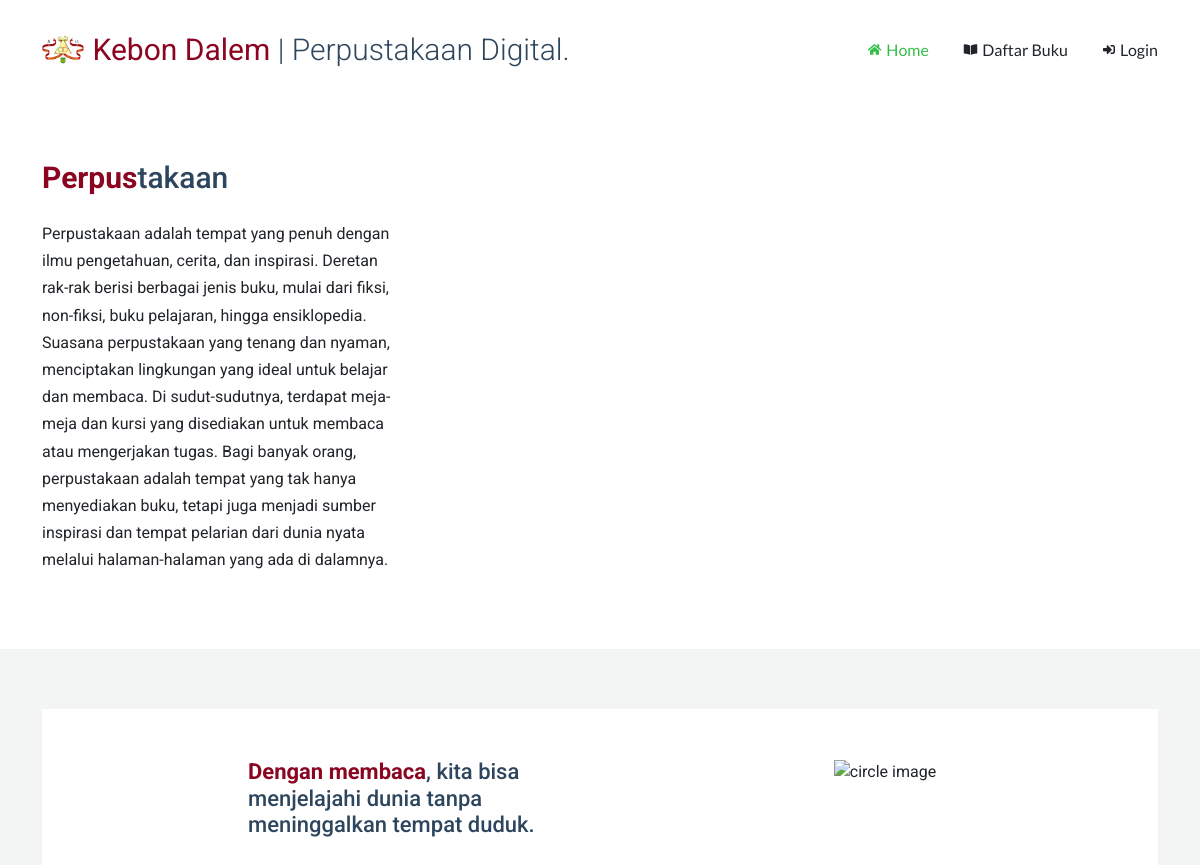
Before: / (upper part) with the older database file.
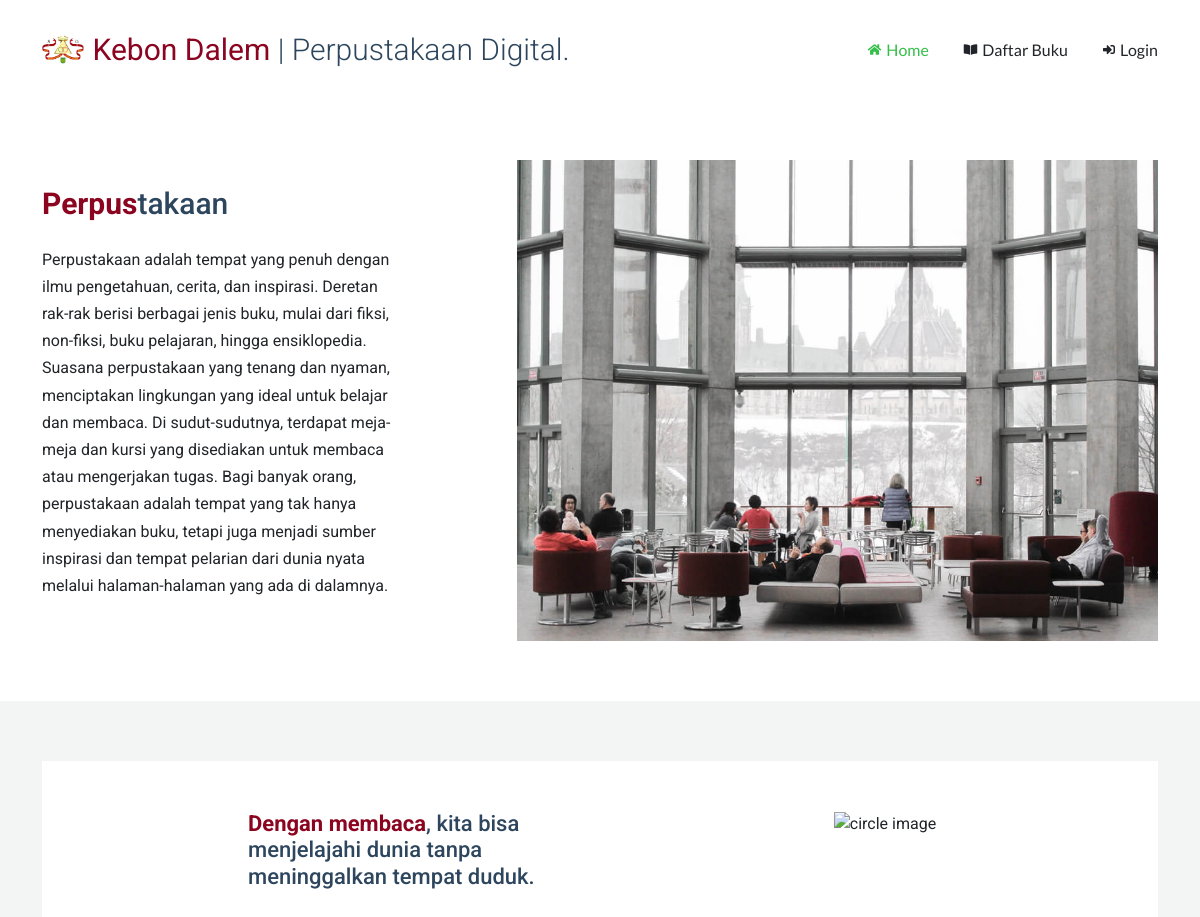
After: the same page with the newer database file.
### tables this page shows
CREATE TABLE `data_buku` (
  `id_buku` bigint NOT NULL AUTO_INCREMENT,
  `kode_buku` varchar(255) DEFAULT NULL,
  `judul` text,
  `kategori` text,
  `deskripsi` text,
  `penulis` text,
  `penerbit` text,
  `tahun_terbit` date DEFAULT NULL,
  `kode_rak` varchar(50) DEFAULT NULL,
  `stok` int DEFAULT NULL,
  `foto` varchar(255) DEFAULT NULL,
  PRIMARY KEY (`id_buku`)
);

### index.php (the view, shortened to what this page needs)
<?php
    include "views/controller/connect.php";
?>
<!DOCTYPE html>
<html lang="en">
    <head>
        <link rel="stylesheet" href="templates/UI_admin/plugins/fontawesome-free/css/all.min.css">
        <link href="templates/UI_user/vendor/bootstrap/css/bootstrap.min.css" rel="stylesheet">
        <link href="templates/UI_user/vendor/bootstrap-icons/bootstrap-icons.css" rel="stylesheet">
        <link href="templates/UI_user/vendor/aos/aos.css" rel="stylesheet">
        <link href="templates/UI_user/vendor/swiper/swiper-bundle.min.css" rel="stylesheet">
        <link href="templates/UI_user/vendor/glightbox/css/glightbox.min.css" rel="stylesheet">
        <link href="templates/UI_user/css/main.css" rel="stylesheet">
    </head>
    <body class="index-page">
        <header id="header" class="header d-flex align-items-center sticky-top">
            <div class="container-fluid container-xl position-relative d-flex align-items-center justify-content-between">
                <a href="https://kebondalem.sch.id/" class="logo d-flex align-items-center" target="_blank">
                    <img src="templates/UI_user/img/logo.png" alt="icon">
                    <h1 class="sitename"><b class="text" style="color: #8b0420;">Kebon Dalem </b> | Perpustakaan Digital.</h1>
                </a>
                <nav id="navmenu" class="navmenu">
                    <ul>
                        <li><a href="#" class="active"><i class="fas fa-home" style="margin-right: 5px;"></i> Home</a></li>
                        <li><a href="views/daftar_buku.php"><i class="fas fa-book-open" style="margin-right: 5px;"></i> Daftar Buku</a></li>
                        <li><a href="views/login.php"><i class="fas fa-sign-in-alt" style="margin-right: 5px;"></i> Login</a></li>
                    </ul>
                </nav>
            </div>
        </header>
        <main class="main">
            <section id="about" class="about section">
                <div class="container">
                    <div class="row align-items-center justify-content-between">
                        <div class="col-lg-7 mb-5 mb-lg-0 order-lg-2" data-aos="fade-up" data-aos-delay="400">
                            <div class="swiper init-swiper">
                                <div class="swiper-wrapper">
                                    <?php
                                        $buku = $mysqli->query ("SELECT * FROM data_buku ORDER BY id_buku");
                                        while ($dt_buku = mysqli_fetch_array($buku)) {
                                    ?>
                                        <div class="swiper-slide">
                                        <img src="templates/uploads/buku/<?php echo $dt_buku['foto']?>" alt="Image" class="img-fluid sm-2">
                                        </div>
                                    <?php } ?>
                                </div>
                            </div>
                        </div>
                        <div class="col-lg-4 order-lg-1">
                            <h1 class="mb-4" data-aos="fade-up">
                                <b class="text" style="color: #8b0420;">Perpus</b>takaan
                            </h1>
                            <p data-aos="fade-up">
                                Perpustakaan adalah tempat yang penuh dengan ilmu pengetahuan, cerita, dan inspirasi. Deretan rak-rak berisi berbagai jenis buku, mulai dari fiksi, non-fiksi, buku pelajaran, hingga ensiklopedia. Suasana perpustakaan yang tenang dan nyaman, menciptakan lingkungan yang ideal untuk belajar dan membaca. Di sudut-sudutnya, terdapat meja-meja dan kursi yang disediakan untuk membaca atau mengerjakan tugas. Bagi banyak orang, perpustakaan adalah tempat yang tak hanya menyediakan buku, tetapi juga menjadi sumber inspirasi dan tempat pelarian dari dunia nyata melalui halaman-halaman yang ada di dalamnya.
                            </p>
                        </div>
                    </div>
                </div>
            </section>
            <section id="about-2" class="about-2 section light-background">
                <div class="container">
                    <div class="content">
                        <div class="row justify-content-center">
                            <div class="col-sm-12 col-md-5 col-lg-4 col-xl-4 order-lg-2 offset-xl-1 mb-4">
                                <div class="img-wrap text-center text-md-left" data-aos="fade-up" data-aos-delay="100">
                                    <div class="img">
                                        <img src="templates/UI_user/img/bg1.jpg" alt="circle image" class="img-fluid">
                                    </div>
                                </div>
                            </div>
                            <div class="offset-md-0 offset-lg-1 col-sm-12 col-md-5 col-lg-5 col-xl-4" data-aos="fade-up">
                                <div class="px-3">
                                    <h2 class="content-title text-start">
                                        <b class="text" style="color: #8b0420;">Dengan membaca</b>, kita bisa menjelajahi dunia tanpa meninggalkan tempat duduk.
                                    </h2>
                                </div>
                            </div>
                        </div>
                    </div>
                </div>
            </section>
        </main>
    </body>
</html>

### templates/UI_user/css/main.css (style rules this page uses)
:root { --default-font: "Roboto", system-ui, -apple-system, "Segoe UI", Roboto, "Helvetica Neue", Arial, "Noto Sans", "Liberation Sans", sans-serif, "Apple Color Emoji", "Segoe UI Emoji", "Segoe UI Symbol", "Noto Color Emoji"; --heading-font: "Roboto", sans-serif; --nav-font: "Lato", sans-serif; }
:root { --background-color: #ffffff; --default-color: #212529; --heading-color: #2d465e; --accent-color: #34bf49; --surface-color: #ffffff; --contrast-color: #ffffff; }
:root { --nav-color: #212529; --nav-hover-color: #34bf49; --nav-mobile-background-color: #ffffff; --nav-dropdown-background-color: #ffffff; --nav-dropdown-color: #212529; --nav-dropdown-hover-color: #34bf49; }
.light-background { --background-color: #f3f4f4; --surface-color: #ffffff; }
:root { scroll-behavior: smooth; }
body { color: var(--default-color); background-color: var(--background-color); font-family: var(--default-font); }
a { color: var(--accent-color); text-decoration: none; transition: 0.3s; }
h1, h2, h3, h4, h5, h6 { color: var(--heading-color); font-family: var(--heading-font); }
.header { color: var(--default-color); background-color: var(--background-color); padding: 20px 0; transition: all 0.5s; z-index: 997; }
.header .logo { line-height: 1; }
.header .logo img { max-height: 32px; margin-right: 8px; }
.header .logo h1 { font-size: 30px; margin: 0; font-weight: 300; color: var(--heading-color); }
@media (min-width: 1200px) { .navmenu { padding: 0; } }
@media (min-width: 1200px) { .navmenu ul { margin: 0; padding: 0; display: flex; list-style: none; align-items: center; } }
@media (min-width: 1200px) { .navmenu li { position: relative; } }
@media (min-width: 1200px) { .navmenu a, .navmenu a:focus { color: var(--nav-color); padding: 18px 15px; font-size: 16px; font-family: var(--nav-font); font-weight: 400; display: flex; align-items: center; justify-content: space-between; white-space: nowrap; transition: 0.3s; } }
@media (min-width: 1200px) { .navmenu li:last-child a { padding-right: 0; } }
@media (min-width: 1200px) { .navmenu li:hover > a, .navmenu .active, .navmenu .active:focus { color: var(--nav-hover-color); } }
section, .section { color: var(--default-color); background-color: var(--background-color); padding: 60px 0; scroll-margin-top: 100px; overflow: clip; }
.about h1 { color: var(--heading-color); font-size: 30px; }
.about p { line-height: 1.7; color: var(--default-color); }
.about-2 .content { background-color: var(--surface-color); padding-top: 50px; padding-bottom: 50px; }
.about-2 .content-title { color: var(--heading-color); font-size: 22px; margin-bottom: 30px; }

Changed rows visible on the page:
added data_buku: foto (picture)
